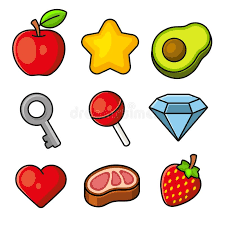
#> input picture download.png, 225 x 225 px
$ jupyter execute --allow-errors 1.ipynb
#> lines starting #> are read from the running program, lines starting #| are printed output that depends on the picture; after the words box and inside, x2 and y2 are one past the last pixel; in counts of white or black regions, pixels touching at a corner belong together
[cell 1]
import cv2
img = cv2.imread("download.png")
#> img is the input picture: shape (225, 225, 3); mean B, G, R 189.1, 205.9, 227
img = cv2.resize(img,(640,480))
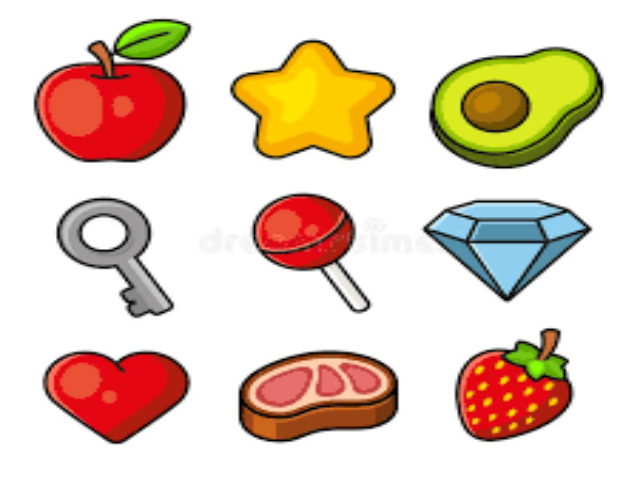
#> img: shape (480, 640, 3); mean B, G, R 189.1, 205.9, 226.9

[cell 2]
gray = cv2.cvtColor(img, cv2.COLOR_BGR2GRAY)
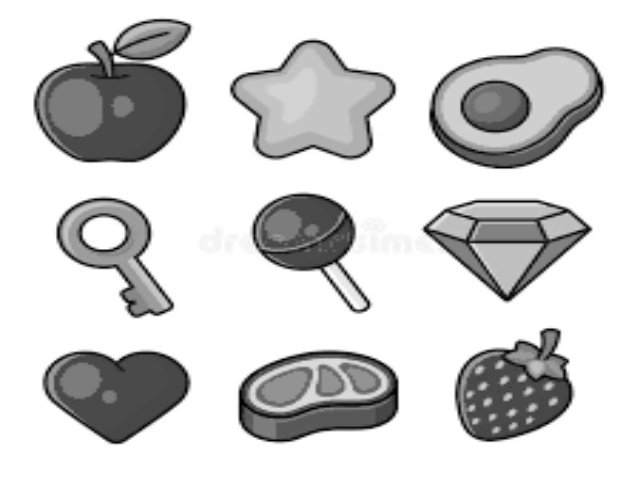
#> gray: shape (480, 640); min 0, max 255, mean 210.3

#b1 = cv2.getTrackbarPos('b1','image')
#b2 = cv2.getTrackbarPos('b2','image')
#print(str(b1))
# Convert image to binary
_, bw = cv2.threshold(gray, 234, 255,  cv2.THRESH_BINARY_INV)
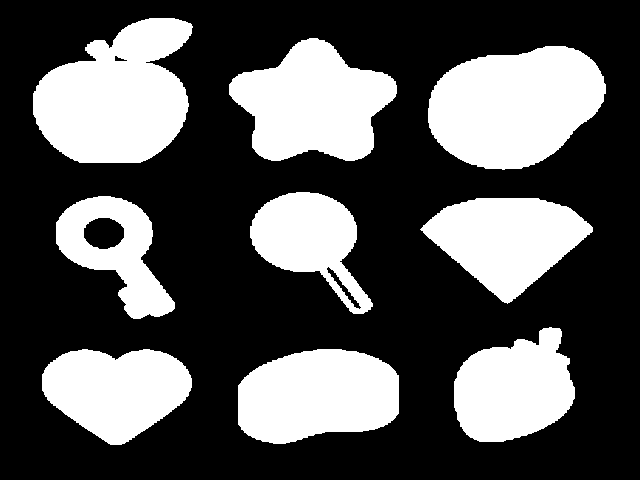
#> bw: shape (480, 640); 33.9% white; 9 white regions


# Find all the contours in the thresholded image
contours, _ = cv2.findContours(bw, cv2.RETR_LIST, cv2.CHAIN_APPROX_NONE)
#> contours = 12 contours; largest, box (x1, y1, x2, y2) and area: (428, 46, 606, 170) 16144, (33, 18, 193, 163) 16104, (229, 38, 397, 161) 13224, (238, 349, 399, 444) 12046, (420, 198, 593, 304) 10670

[cell 3]
import numpy as np
for c in contours:
    sz = len(c)
    data_countour = np.empty((sz, 2), dtype=np.float64)
    sz = len(c)
    data_countour = np.empty((sz, 2), dtype=np.float64)
    for i in range(data_countour.shape[0]):
        data_countour[i,0] = c[i,0,0]
        data_countour[i,1] = c[i,0,1]

    mean = np.empty((0))
    mean, eigenvectors, eigenvalues = cv2.PCACompute2(data_countour, mean)
#> this loop made 12 passes
#> (mean, eigenvectors, eigenvalues) on passes 1 to 9: ([[317.7, 396.3]], [[0.992, -0.125], [0.125, 0.992]], [3054.1, 1179.9]), ([[116.3, 388.5]], [[1, 0.0201], [-0.0201, 1]], [2341.7, 1091.8]), ([[517.5, 383.5]], [[0.803, -0.597], [0.597, 0.803]], [2032.2, 1194.8]), ([[343.3, 288.1]], [[0.614, 0.789], [0.789, -0.614]], [247.7, 6.41]), ([[103.2, 232.6]], [[0.999, 0.0451], [-0.0451, 0.999]], [197.6, 135.3]), ([[507.2, 237.9]], [[1, 0.017], [-0.017, 1]], [2575.2, 1201.9]), ([[118.4, 255.6]], [[0.617, 0.787], [0.787, -0.617]], [2093.2, 740.6]), ([[316.6, 248.9]], [[0.711, 0.703], [-0.703, 0.711]], [2135.1, 833.2]), ([[119.6, 59]], [[0.976, 0.219], [-0.219, 0.976]], [17.94, 3.3])

[cell 4]
mean, eigenvectors, eigenvalues
#> Out = ([[120.9, 86.92]], [[0.781, -0.625], [0.625, 0.781]], [3186.5, 1874.4])

[cell 5]
data_countour = []
#> (the rest of this cell did not finish here and is left out)

[cell 6]
img = cv2.imread("motor1.jpg")
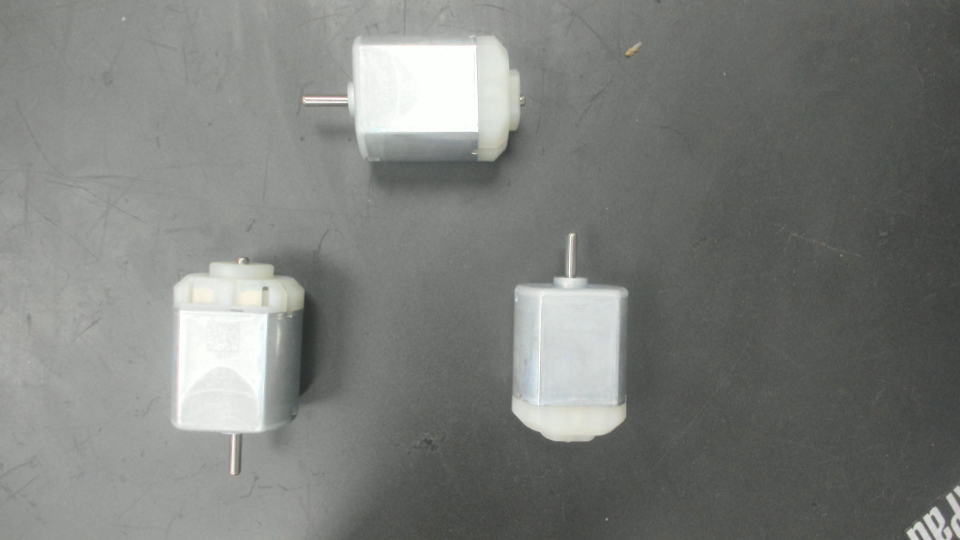
#> input picture motor1.jpg, 1920 x 1080 px (shown at 1/2 size)
#> img is the input picture: shape (1080, 1920, 3); mean B, G, R 123.4, 126.6, 124.6
#img = cv2.imread("download.png")
img = cv2.resize(img,(640,480))
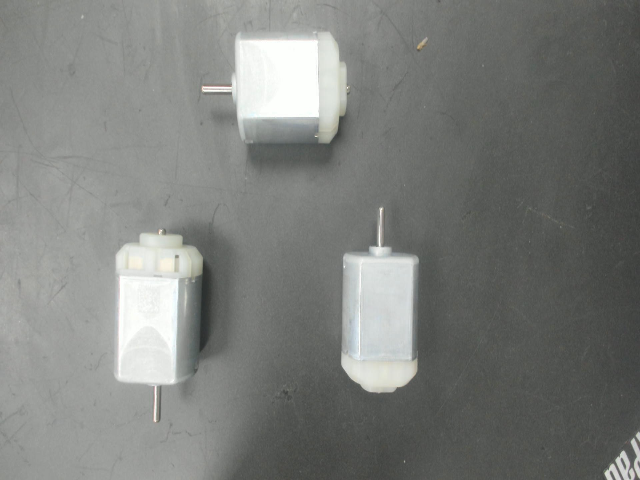
#> img: shape (480, 640, 3); mean B, G, R 123.4, 126.6, 124.6
gray = cv2.cvtColor(img, cv2.COLOR_BGR2GRAY)
_, bw = cv2.threshold(gray, 176, 255,  cv2.THRESH_BINARY)
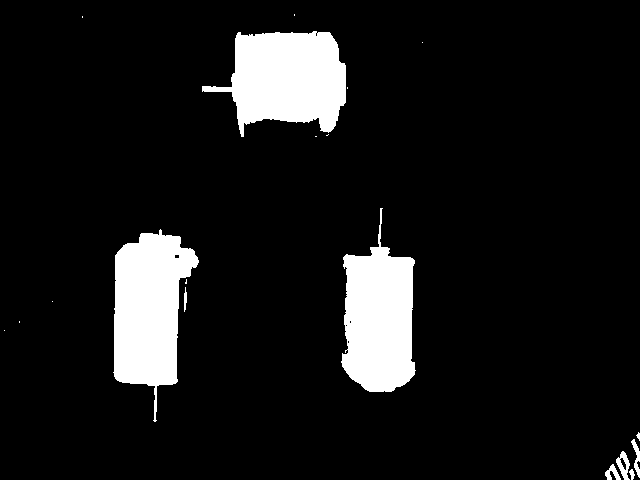
#> bw: shape (480, 640); 9.6% white; 19 white regions (10 under 20 px)
cv2.imshow('bw',bw)
cv2.waitKey(0)
cv2.destroyAllWindows()

[cell 7]
contours, _ = cv2.findContours(bw, cv2.RETR_LIST, cv2.CHAIN_APPROX_NONE)
#> contours = 25 contours, 16 with area under 20; largest, box (x1, y1, x2, y2) and area: (202, 31, 346, 137) 9592, (113, 229, 199, 422) 9588, (341, 208, 416, 392) 8838, (616, 451, 630, 480) 205, (631, 439, 640, 478) 106

[cell 8]
for i, c in enumerate(contours):
    area = cv2.contourArea(c)
#> this loop made 25 passes
#> area on passes 1, 2, 3, 4, 5, 13, 16, 17, 23: 27, 98.5, 45.5, 205, 106.5, 28, 9587.5, 8837.5, 9591.5

[cell 9]
int(area)
#> Out = 0

[cell 10]
import numpy as np
import cv2


# Function for returning solidity of contour - ratio of contour area to its
# convex hull area.
def checkSolidity(cnt):
    area = cv2.contourArea(cnt)
    hull = cv2.convexHull(cnt)
    hull_area = cv2.contourArea(hull)
    solidity = float(area)/hull_area
    return solidity


img_orig = cv2.imread("motor1.jpg")
# Had to dilate the image so the contour was completly connected.
img = cv2.dilate(img_orig, np.ones((3, 3), np.uint8))
#> img: shape (1080, 1920, 3)
gray = cv2.cvtColor(img, cv2.COLOR_BGR2GRAY)  # Grayscale transformation.
#> gray: shape (1080, 1920)
# Otsu threshold.
thresh = cv2.threshold(gray, 0, 255, cv2.THRESH_BINARY_INV+cv2.THRESH_OTSU)[1]
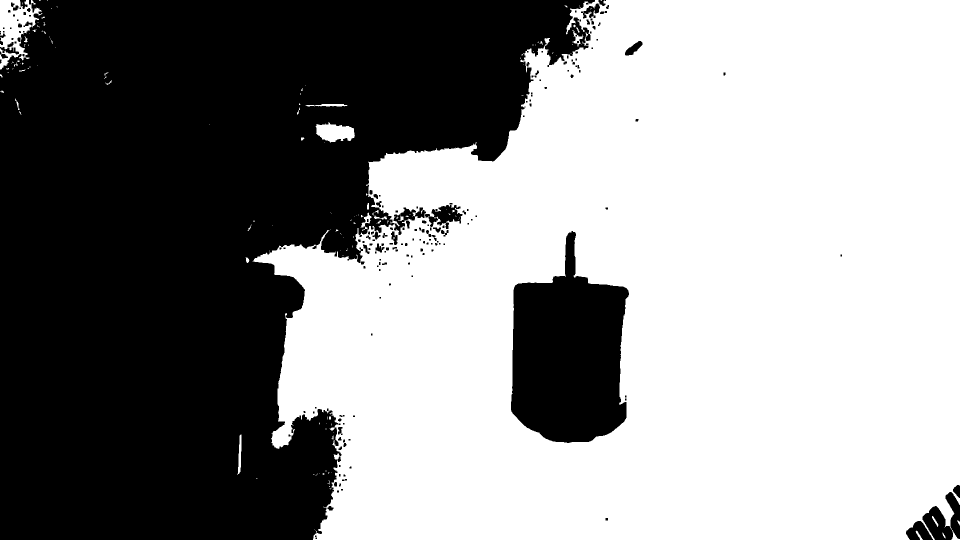
#> thresh: shape (1080, 1920) (shown at 1/2 size); 56.6% white; 201 black regions (113 under 20 px)
# Search for contours.
contours = cv2.findContours(thresh, cv2.CHAIN_APPROX_NONE, cv2.RETR_TREE)[0]
#> contours = 342 contours, 231 with area under 20; largest, box (x1, y1, x2, y2) and area: (505, 0, 1920, 1080) 1237239, (1021, 461, 1259, 887) 69864, (0, 0, 85, 139) 6046, (631, 244, 710, 285) 2068, (862, 409, 926, 452) 1592

# Sorting contours from smallest to biggest.
#contours.sort(key=lambda cnt: cv2.contourArea(cnt))

# Three contours - two semi circles and the intersection of the circles.
cnt1 = contours[0]
#> cnt1 = [[631, 1074], [634, 1075], [633, 1078], [630, 1077]]
cnt2 = contours[1]
#> cnt2 = [[630, 1070], [633, 1071], [632, 1074], [629, 1073]]
cnt3 = contours[2]
#> cnt3 = contour of 9 points, box (x1, y1, x2, y2) (1885, 1065, 1891, 1077), area 18

# Create three empty images
h, w = img.shape[:2]
#> h = 1080; w = 1920
mask1 = np.zeros((h, w), np.uint8)
mask2 = np.zeros((h, w), np.uint8)
mask3 = np.zeros((h, w), np.uint8)

# Draw all combinations of two out of three contours on the masks.
# The goal here is to draw one semicircle and the intersection together.

cv2.drawContours(mask1, [cnt1], 0, (255, 255, 255), -1)
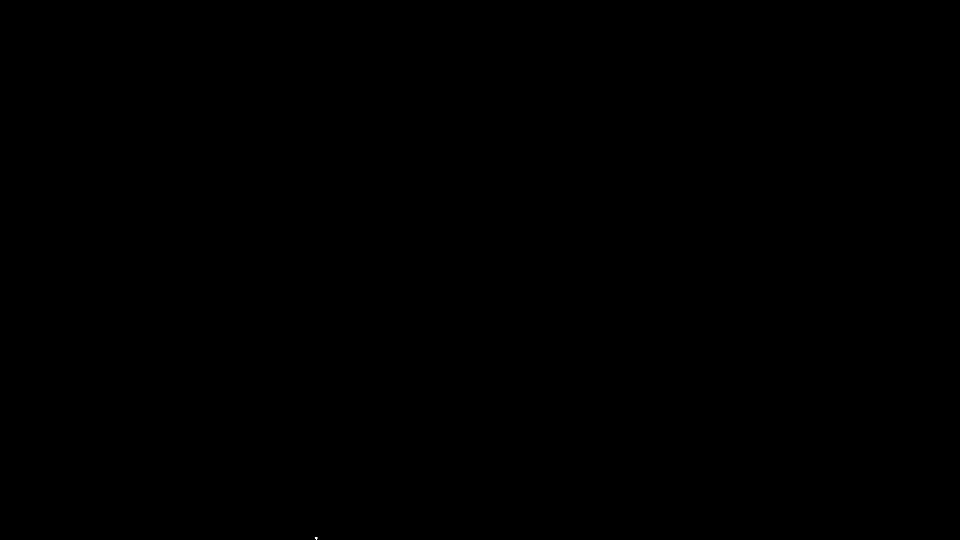
#> mask1: shape (1080, 1920) (shown at 1/2 size); 0% white in thin lines or dots, all inside (x1, y1, x2, y2) = (630, 1074, 635, 1079)
cv2.drawContours(mask1, [cnt3], 0, (255, 255, 255), -1)
#> mask1: shape (1080, 1920); 0% white in thin lines or dots, all inside (x1, y1, x2, y2) = (630, 1065, 1891, 1079)

cv2.drawContours(mask2, [cnt2], 0, (255, 255, 255), -1)
#> mask2: shape (1080, 1920); 0% white in thin lines or dots, all inside (x1, y1, x2, y2) = (629, 1070, 634, 1075)
cv2.drawContours(mask2, [cnt3], 0, (255, 255, 255), -1)
#> mask2: shape (1080, 1920); 0% white in thin lines or dots, all inside (x1, y1, x2, y2) = (629, 1065, 1891, 1077)

cv2.drawContours(mask3, [cnt1], 0, (255, 255, 255), -1)
cv2.drawContours(mask3, [cnt2], 0, (255, 255, 255), -1)
#> mask3: shape (1080, 1920); 0% white in thin lines or dots, all inside (x1, y1, x2, y2) = (629, 1070, 635, 1079)


# Perform closing operation on the masks so that you get uniform contours.
kernel_size = 25
kernel = np.ones((kernel_size, kernel_size), np.uint8)
mask1 = cv2.morphologyEx(mask1, cv2.MORPH_CLOSE, kernel)
#> mask1: shape (1080, 1920); 0% white; 2 white regions, box (x1, y1, x2, y2) and area: (1885, 1065, 1891, 1080) 65, (630, 1074, 635, 1080) 26
mask2 = cv2.morphologyEx(mask2, cv2.MORPH_CLOSE, kernel)
#> mask2: shape (1080, 1920); 0.01% white; 2 white regions, box (x1, y1, x2, y2) and area: (1885, 1065, 1891, 1080) 65, (629, 1070, 634, 1080) 46
mask3 = cv2.morphologyEx(mask3, cv2.MORPH_CLOSE, kernel)
#> mask3: shape (1080, 1920); 0% white; 1 white region, box (x1, y1, x2, y2) and area: (629, 1070, 635, 1080) 51

masks = []  # List for storing all the masks.
masks.append(mask1)
masks.append(mask2)
masks.append(mask3)

# List where you will append solidity of the found biggest contour of every mask.
solidity = []
for mask in masks:
    cnts = cv2.findContours(mask, cv2.CHAIN_APPROX_NONE, cv2.RETR_TREE)[0]
    cnt = max(cnts, key=lambda c: cv2.contourArea(c))
    s = checkSolidity(cnt)
    solidity.append(s)
#> this loop made 3 passes
#> (area in checkSolidity, hull_area in checkSolidity, solidity in checkSolidity, s) on passes 1 to 3: (48, 51, 0.941, 0.941), (48, 51, 0.941, 0.941), (39.5, 39.5, 1, 1)
#> after the loop, solidity = [0.941, 0.941, 1]


# Index of the mask with smallest solidity.
min_solidity = solidity.index(min(solidity))
#> min_solidity = 0
# The mask with the contour that has smallest solidity should be the one that
# has two semicirles drawn instead of one semicircle and the intersection.
#You could build a better function to check which mask is the one with
# two semicircles... like maybe the contour with the largest
# height and width of the bounding box etc.
# I chose solidity because it is enough for this example.

# Selection of colors.
colors = {
    0: (0, 0, 255),
    1: (0, 255, 0),
    2: (255, 0, 0),
}

# Draw contours of the mask other two masks - those two that have the
# semicircle and the intersection.
for i, s in enumerate(solidity):
    if s != solidity[min_solidity]:
        cnts = cv2.findContours(
            masks[i], cv2.CHAIN_APPROX_NONE, cv2.RETR_TREE)[0]
        cnt = max(cnts, key=lambda c: cv2.contourArea(c))
        cv2.drawContours(img_orig, [cnt], 0, colors[i], 1)
#> this loop made 3 passes
#> s on passes 1 to 3: 0.941, 0.941, 1
#> img_orig: shape (1080, 1920, 3); under 0.01% of pixels changed, all inside (x1, y1, x2, y2) = (629, 1070, 635, 1080)

# Display result
cv2.imshow("img", img_orig)
cv2.waitKey(0)
cv2.destroyAllWindows()

[cell 11]
from __future__ import print_function

import cv2 # Import the OpenCV library
import numpy as np # Import Numpy library
import matplotlib.pyplot as plt # Import matplotlib functionality
import sys # Enables the passing of arguments
from common import Sketcher

# Project: Image Masking Using OpenCV
# Author: Addison Sears-Collins
# Date created: 9/18/2019
# Python version: 3.7
# Description: This program allows users to highlight a specific
# object within an image by masking it.

# Define the file name of the image
INPUT_IMAGE = "fruits.jpg"
IMAGE_NAME = INPUT_IMAGE[:INPUT_IMAGE.index(".")]
OUTPUT_IMAGE = IMAGE_NAME + "_output.jpg"
TABLE_IMAGE = IMAGE_NAME + "_table.jpg"

def main():
    """
    Main method of the program.
    """
    # Pull system arguments
    try:
        fn = sys.argv[1]
    except:
        fn = INPUT_IMAGE

    # Load the image and store into a variable
    image = cv2.imread(cv2.samples.findFile(fn))

    if image is None:
        print('Failed to load image file:', fn)
        sys.exit(1)

    # Create an image for sketching the mask
    image_mark = image.copy()
    sketch = Sketcher('Image', [image_mark], lambda : ((255, 255, 255), 255))

    # Sketch a mask
    while True:
        ch = cv2.waitKey()
        if ch == 27: # ESC - exit
            break
        if ch == ord('r'): # r - mask the image
            break
        if ch == ord(' '): # SPACE - reset the inpainting mask
            image_mark[:] = image
            sketch.show()

    # define range of white color in HSV
    lower_white = np.array([0,0,255])
    upper_white = np.array([255,255,255])

    # Create the mask
    mask = cv2.inRange(image_mark, lower_white, upper_white)

    # Create the inverted mask
    mask_inv = cv2.bitwise_not(mask)

    # Convert to grayscale image
    gray = cv2.cvtColor(image, cv2.COLOR_BGR2GRAY)

    # Extract the dimensions of the original image
    rows, cols, channels = image.shape
    image = image[0:rows, 0:cols]

    # Bitwise-OR mask and original image
    colored_portion = cv2.bitwise_or(image, image, mask = mask)
    colored_portion = colored_portion[0:rows, 0:cols]

    # Bitwise-OR inverse mask and grayscale image
    gray_portion = cv2.bitwise_or(gray, gray, mask = mask_inv)
    gray_portion = np.stack((gray_portion,)*3, axis=-1)

    # Combine the two images
    output = colored_portion + gray_portion

    # Save the image
    cv2.imwrite(OUTPUT_IMAGE, output)

    # Create a table showing input image, mask, and output
    mask = np.stack((mask,)*3, axis=-1)
    table_of_images = np.concatenate((image, mask, output), axis=1)
    cv2.imwrite(TABLE_IMAGE, table_of_images)

    # [5 lines of commented-out code are left out]
    cv2.imshow('Table of Images', table_of_images)
    cv2.waitKey(0) # Wait for a keyboard event

#> (the rest of this cell did not finish here and is left out)

[cell 12]
import cv2
from matplotlib import pyplot as plt
import numpy as np

# Read image img
img = cv2.imread('motor1.jpg')
# Binarize
img_gray = cv2.cvtColor(img, cv2.COLOR_BGR2GRAY)
_,thresh = cv2.threshold(img_gray, 176, 255, cv2.THRESH_BINARY)
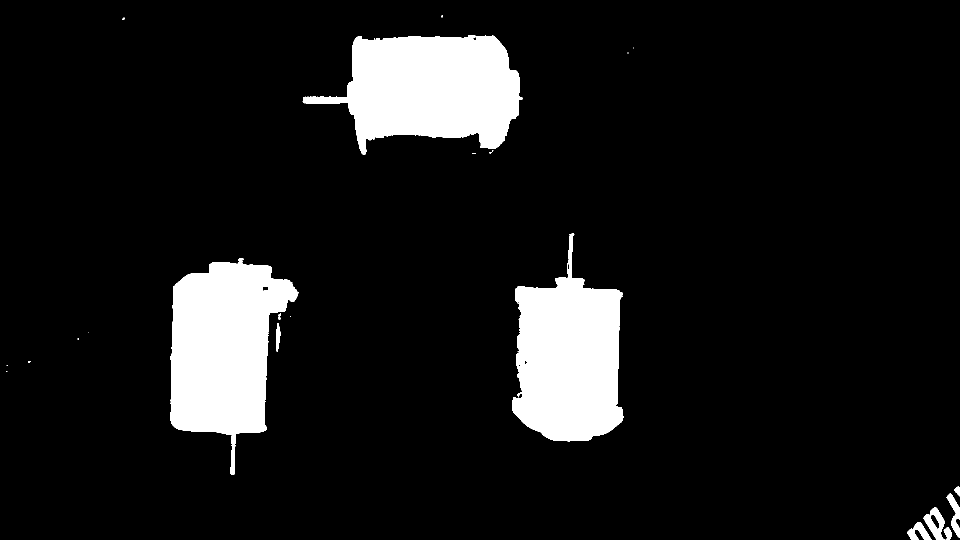
#> thresh: shape (1080, 1920) (shown at 1/2 size); 9.6% white; 38 white regions (26 under 20 px)

# Find Contours
contours, _ = cv2.findContours(thresh, cv2.RETR_TREE, cv2.CHAIN_APPROX_SIMPLE)
#> contours = 60 contours, 46 with area under 20; largest, box (x1, y1, x2, y2) and area: (605, 70, 1039, 310) 65756, (340, 516, 597, 949) 65721, (1024, 467, 1247, 883) 60720, (1847, 1014, 1890, 1080) 1522, (1893, 986, 1920, 1076) 902

# Draw Contours
blank_mask = np.zeros((thresh.shape[0],thresh.shape[1],3), np.uint8)
cv2.drawContours(blank_mask, contours, -1, (0, 255, 0), 1)
#cv2.drawContours(thresh, contours, -1, (0, 255, 0), 1)


a=0
for i, c in enumerate(contours):
        # Calculate the area of each contour
    area = cv2.contourArea(c)
    if int(area) > 1000:
        cv2.putText(img,str(int(area)),(20,a*30), 1,1,(0,0,255),1)
        #a+=1
    x,y,w,h = cv2.boundingRect(c)
    # Ignore contours that are too small or too large
    if area < 8000 or 10000 < area:
        continue

    # Draw each contour only for visualisation purposes
    cv2.drawContours(img, c, -1, (0, 0, 255), 2)
    center = (x+w//2, y+h//2)
    #cv2.circle(img,center,1,(255,0,0),1)
    cv2.line(img,(x+w//2,y),(x+w//2,y+h),(0,255,0),2)
    cv2.putText(img,str(int(w*h)),(400,a*30), 1,1,(0,0,255),1)
    a+=1
    # [5 lines of commented-out code are left out]
    cv2.rectangle(img,(x,y),(x+w,y+h),(0,255,0),2)
    #print(angle)


    x1= x
    x2= x+w//2
    y1= y
    y2= y+h//2

    # Define lines coordinates
    line1 = [x1, y1, x2, y2]
    line2 = [x1, y1, x2, y2]
    line3 = [x1, y1, x2, y2]

    # Draw Lines over Contours
    cv2.line(blank_mask, (line1[0], line1[1]), (line1[2], line1[3]), (255, 0, 0), thickness=30)
    cv2.line(blank_mask, (line2[0], line2[1]), (line2[2], line2[3]), (255, 0, 0), thickness=30)
    cv2.line(blank_mask, (line3[0], line3[1]), (line3[2], line3[3]), (255, 0, 0), thickness=30)
    # Show Image
    cv2.imshow('Output Image', img)
    if cv2.waitKey(1) & 0xFF == ord('q'):
        break
#> this loop made 60 passes
#> (area, x, y, w, h) on passes 1, 2, 3, 4, 5, 6, 12, 15, 19, 20, 22, 25: (236, 1887, 1054, 17, 26), (790, 1814, 1044, 49, 36), (1522.5, 1847, 1014, 43, 66), (271, 1860, 1028, 20, 31), (901.5, 1893, 986, 27, 90), (122, 1908, 973, 12, 20), (287.5, 552, 646, 9, 58), (34.5, 556, 627, 6, 12), (65721, 340, 516, 257, 433), (101.5, 524, 572, 14, 11), (60720.5, 1024, 467, 223, 416), (39, 1048, 719, 7, 10)
#> after the loop, a = 0
#cv2.waitKey(0)

cv2.destroyAllWindows()
# fig = plt.figure(figsize=(50,50))
# ax  = fig.add_subplot(111)
# ax.imshow(blank_mask)
# #ax.imshow(thresh)
